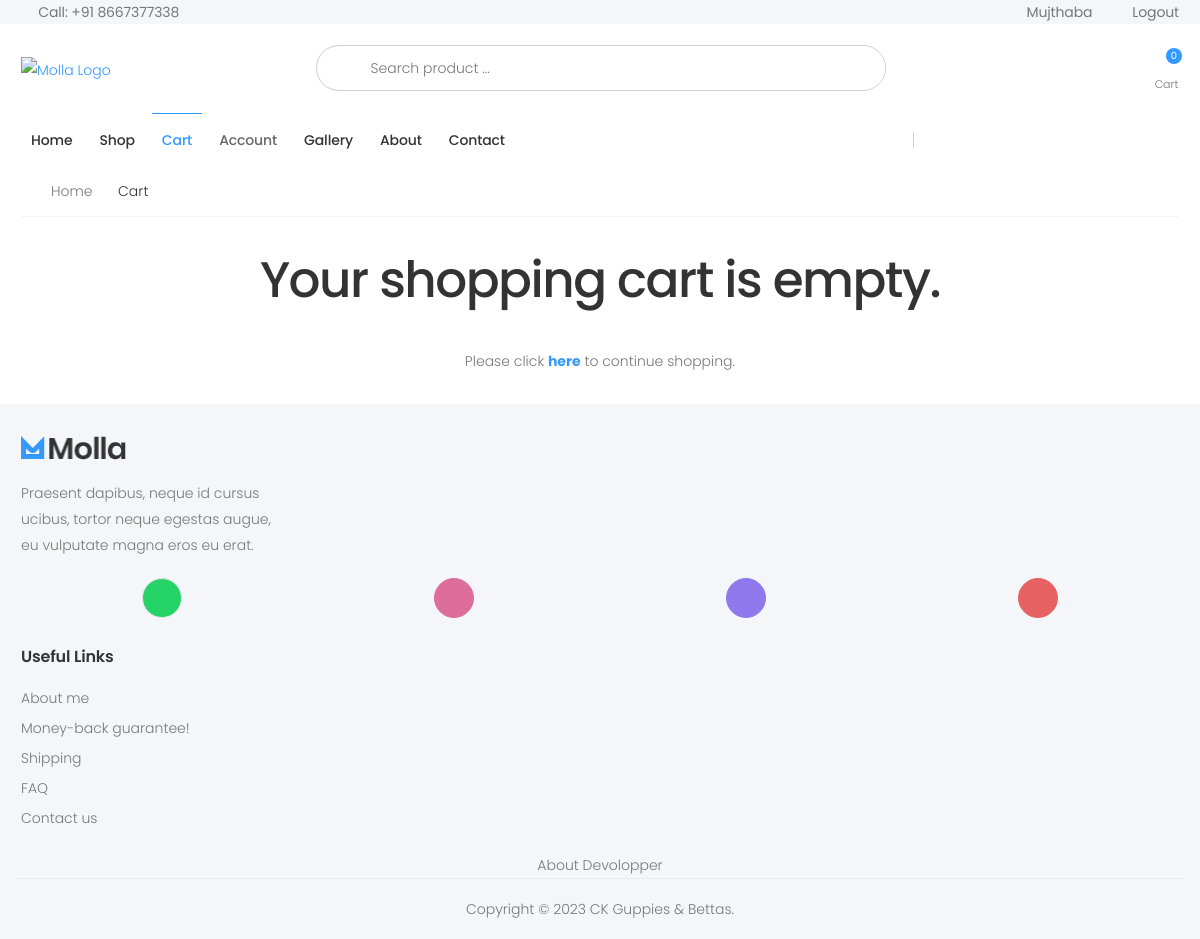
The page /cart/ (signed in) on the database as committed earlier.
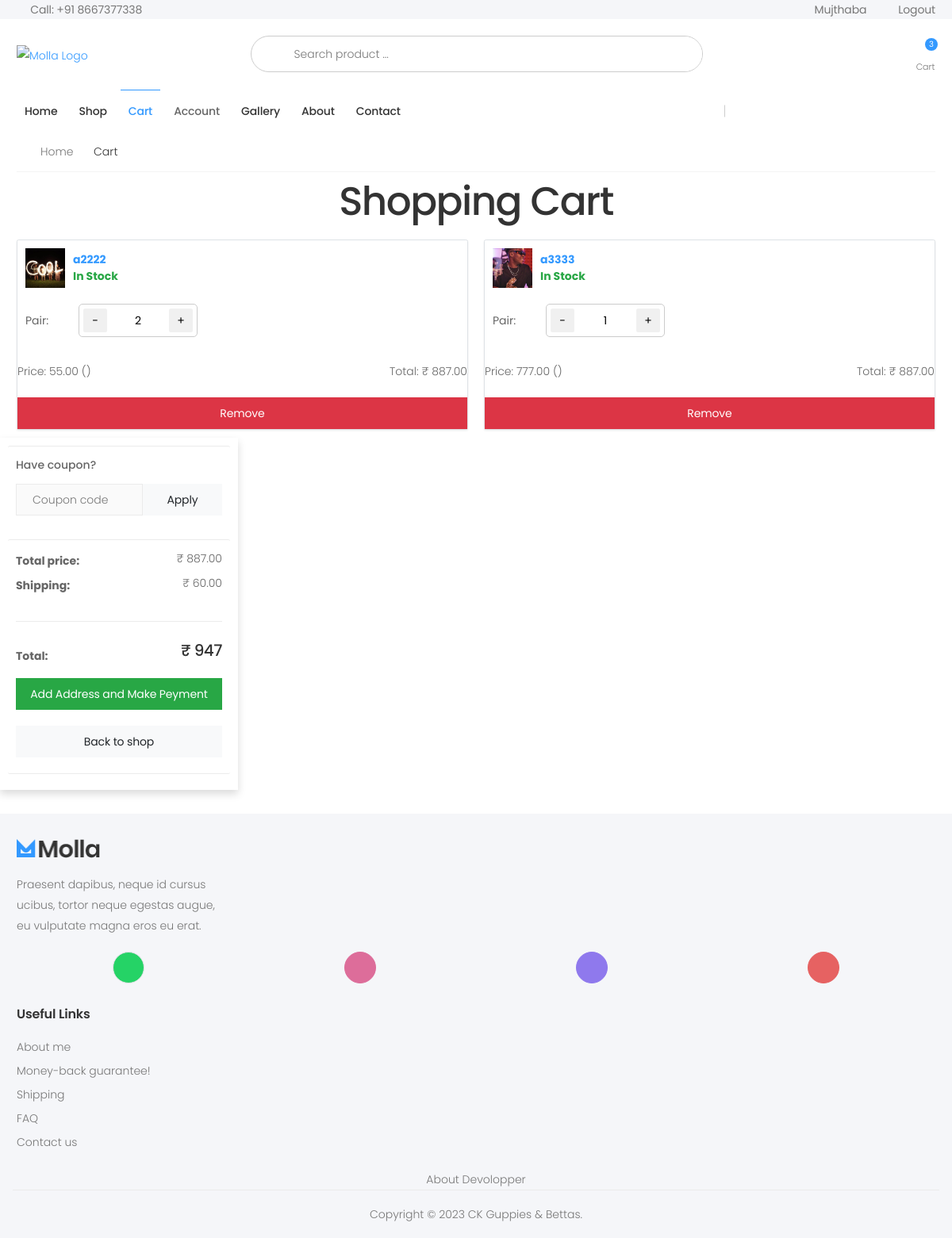
The same page on the database as committed later.
### store/models.py (models this page shows, shortened)
class OrderItem(models.Model):
    product = models.ForeignKey(Product, on_delete=models.SET_NULL, null=True)
    order = models.ForeignKey(Order, on_delete=models.SET_NULL, null=True)
    quantity = models.IntegerField(default=0, null=True, blank=True)
    date_added = models.DateTimeField(auto_now_add=True)
    price_at_purchase = models.DecimalField(max_digits=7, decimal_places=2, null=True, blank=True)
    @property
    def get_total(self):
        if self.price_at_purchase is None:
            self.price_at_purchase = self.product.new_price
        return self.price_at_purchase * self.quantity

class Product(models.Model):
    name = models.CharField(max_length=250, unique=True)
    slug = models.SlugField(max_length=250, unique=True)
    description = models.TextField(blank=True)
    old_price = models.DecimalField(max_digits=7, blank=True, null=True, decimal_places=2)
    new_price = models.DecimalField(max_digits=7, blank=False, decimal_places=2)
    category = models.ForeignKey(Category, on_delete=models.CASCADE)
    image_1 = models.ImageField(upload_to='product')
    image_2 = models.ImageField(upload_to='product', blank=True)
    image_3 = models.ImageField(upload_to='product', blank=True)
    video_url = models.URLField(max_length=200, blank=True)
    stock = models.IntegerField()
    available = models.BooleanField(default=True)
    new = models.BooleanField(default=True)
    created = models.DateTimeField(auto_now_add=True)
    update = models.DateField(auto_now=True)
    def get_url(self):
        return reverse('store_app:proDetail', args=[self.category.slug, self.slug])
    class Meta:
        ordering = ('name',)
        verbose_name = 'product'
        verbose_name_plural = 'products'
    @property
    def imageURL(self):
        try:
            url = self.image_1.url
        except:
            url = ''
        return url

class Order(models.Model):
    STATUS_CHOICES = [
        ('Processing', 'Processing'),
        ('Shipped', 'Shipped'),
        ('Delivered', 'Delivered')
    ]
    customer = models.ForeignKey(Customer, on_delete=models.SET_NULL, null=True, blank=True)
    date_ordered = models.DateTimeField(auto_now_add=True)
    complete = models.BooleanField(default=False)
    transaction_id = models.CharField(max_length=100, null=True)
    status = models.CharField(max_length=20, choices=STATUS_CHOICES, default='Processing')
    processing_time = models.DateTimeField(null=True, blank=True)
    shipped_time = models.DateTimeField(null=True, blank=True)
    delivered_time = models.DateTimeField(null=True, blank=True)
    @property
    def get_cart_total(self):
        orderitems = self.orderitem_set.all()
        total = sum([item.get_total for item in orderitems])
        return total
    @property
    def get_cart_items(self):
        orderitems = self.orderitem_set.all()
        total = sum([item.quantity for item in orderitems])
        return total

### store/views.py (the view)
# urls.py: path('cart/', views.cart, name="cart"),
def cart(request):
    data = cartData(request)
    cartItems = data['cartItems']
    order = data['order']
    items = data['items']
    total_price_difference = data['total_price_difference']
    context = {'items': items, 'order': order, 'cartItems': cartItems, 'total_price_difference': total_price_difference}
    return render(request, 'store/cart.html', context)

### store/templates/store/Cart.html (shortened to what this page needs)
{% extends 'store/Base.html' %}
{% load static %}
{% block content %}
<link rel="stylesheet" href="{% static 'CSS/cart.css' %}">
<div class="container">
	<nav aria-label="breadcrumb" class="breadcrumb-nav mb-1">
		<div class="container-fluid">
			<ol class="breadcrumb">
				<li class="breadcrumb-item"><a href="{% url 'store_app:allProdCat' %}">Home</a></li>
				<li class="breadcrumb-item active" aria-current="page">Cart</li>
			</ol>
		</div>
	</nav>
	{% if not items %}
	<div>
		<div class="text-center mb-3">
			<br>
			<h1>Your shopping cart is empty.</h1>
			<p class="mt-4">Please click <a href="{% url 'store_app:allProdCat' %}"><b>here</b></a> to
				continue shopping.</p>
		</div>
	</div>
	{% else %}
	<div class="text-center mb-2">
		<h1>Shopping Cart</h1>
	</div>
	<div class="row g-3">
		{% for cart_item in items %}
			<div class="col-md-6">
				<div class="card border rounded shadow-sm">
					<div class="card-header m-3">
						<a href="{{cart_item.product.get_url}}">
							<div class="d-flex align-items-center">
								<img src="{{ cart_item.product.imageURL }}" alt="{{ cart_item.product.name }}"
									class="img-fluid" style="width: 50px;">
								<div class="ms-3 ml-3">
									<div>{{ cart_item.product.name }}</div>
									<div
										class="{% if cart_item.product.available and cart_item.product.stock > 0 %} text-success {% endif %}
												{% if not cart_item.product.available or cart_item.product.stock == 0 %} text-muted {% endif %}">
										{% if cart_item.product.available and cart_item.product.stock > 0 %}
										In Stock
										{% else %}
										Out of Stock
										{% endif %}
									</div>
								</div>
							</div>
						</a>
					</div>
					<div class="card-body">
						<div class="d-flex flex-row justify-content-between">
							<div class="details-filter-row details-row-size">
								<label for="qty">Pair:</label>
								<div class="product-details-quantity">
										<div class="cart-item-counter">
											<button data-product="{{cart_item.product.id}}" data-action="remove"
												class="cart-decrement chg-quantity update-cart">-</button>
											<input id="cart-quantity" class="cart-quantity"
												value="{{ cart_item.quantity }}">
											<button data-quntity="{{cart_item.product.stock}}" data-product="{{cart_item.product.id}}" data-action="add"
												class="cart-increment chg-quantity update-cart">+</button>
										</div>
								</div>
							</div>
						</div>
					</div>
					<div class="d-flex flex-row justify-content-between">
						<div>Price: {{ cart_item.product.new_price }} ({{ cart_item.product.price_difference }})
						</div>
						<div>Total: ₹ {{order.get_cart_total|floatformat:2}}</div>
					</div>
					<button type="button" class="btn btn-danger mt-2 update-cart" data-product="{{ cart_item.product.id }}" data-action="remove-all">Remove</button>
				</div>
			</div>
		{% endfor %}
	</div>
</div>
<aside class="col-lg-3 mb-3">
	<div class="card">
		<div class="card-body">
			<form id="couponForm">
				<div class="form-group">
					<label class="form-label">Have coupon?</label>
					<div class="input-group">
						<input type="text" class="form-control pr-2" name="couponCode" placeholder="Coupon code">
						<button type="submit" class="btn btn-light"
							style="max-width: 150px; min-width: 100px;">Apply</button>
					</div>
				</div>
			</form>
		</div>
	</div>
	<div class="card">
		<div class="card-body">
			<dl class="dlist-align">
				<dt>Total price:</dt>
				<dd class="text-end"> ₹ {{order.get_cart_total|floatformat:2}}</dd>
			</dl>
			<dl class="dlist-align">
				<dt>Shipping:</dt>
				<dd class="text-end"> ₹ 60.00 </dd>
			</dl>
			<hr>
			<dl class="dlist-align">
				<dt>Total:</dt>
				<dd class="text-end text-dark h5"> ₹ {{ order.get_cart_total|add:60}} </dd>
			</dl>
			<div class="d-grid gap-2 my-3">
				<a href="{% url 'store_app:checkout' %}" class="btn btn-success w-100 mb-2"> Add Address and Make Peyment </a>
				<a href="/" class="btn btn-light w-100"> Back to shop </a>
			</div>
		</div>
	</div>
</aside>
{% endif %}
</div>
{% endblock %}

### store/templates/store/Base.html (shortened to what this page needs)
{% load static %}
<!DOCTYPE html>
<html lang="en">
<head>
    <link rel="stylesheet" href="{% static 'assets/vendor/line-awesome/line-awesome/line-awesome/css/line-awesome.min.css' %}">
    <link rel="stylesheet" href="{% static 'assets/css/bootstrap.min.css' %}">
    <link rel="stylesheet" href="{% static 'assets/css/plugins/owl-carousel/owl.carousel.css' %}">
    <link rel="stylesheet" href="{% static 'assets/css/plugins/magnific-popup/magnific-popup.css' %}">
    <link rel="stylesheet" href="{% static 'assets/css/plugins/jquery.countdown.css' %}">
    <link rel="stylesheet" href="{% static 'assets/css/style.css' %}">
    <link rel="stylesheet" href="{% static 'assets/css/skins/skin-demo-4.css' %}">
    <link rel="stylesheet" href="{% static 'assets/css/demos/demo-4.css' %}">
    <link rel="stylesheet" href="{% static 'assets/css/style2.css' %}">
</head>
<body>
    <div class="page-wrapper">
        <header class="header header-intro-clearance header-4">
            <div class="header-top">
                <div class="container">
                    <div class="header-left">
                        <a href="tel:#"><i class="icon-phone"></i>Call: +91 8667377338</a>
                    </div>
                    <div class="header-right">
                        <ul class="top-menu">
                            <li>
                                <ul>
									{% if user.is_authenticated %}
									<li><a href="{% url 'store_app:account_info' %}">{{user.username}}</a></li>
									<li><a href="{% url 'auth_app:logout' %}" id="signin-button">Logout</a></li>
									{% else %}
                                    <li><a href="{% url 'auth_app:register' %}" id="signup-button">Sign up</a></li>
                                    <li><a href="{% url 'auth_app:login' %}" id="signin-button">Sign in</a></li>
									{% endif %}
                                </ul>
                            </li>
                        </ul>
                    </div>
                </div>
            </div>
            <div class="header-middle">
                <div class="container">
                    <div class="header-left">
                        <a href="{% url 'store_app:allProdCat' %}" class="logo">
                            <img src="{% static 'assets/images/demos/demo-4/logo 19a.png' %}" alt="Molla Logo" width="180" height="25">
                        </a>
                    </div>
                    <div class="header-center">
                        <div class="header-search header-search-extended header-search-visible d-none d-lg-block">
							<form action="{% url 'search_app:SearchResult' %}" method="get">
                                <div class="header-search-wrapper search-wrapper-wide">
                                    <button class="btn btn-primary" type="submit"><i class="icon-search"></i></button>
                                    <input type="search" class="form-control" name="q" id="q" placeholder="Search product ..." required>
                                </div>
                            </form>
                        </div>
                    </div>
                    <div class="header-right">
                        <div class="dropdown cart-dropdown">
                            <a href="{% url 'store_app:cart' %}" class="dropdown-toggle">
                                <div class="icon">
                                    <i class="icon-shopping-cart"></i>
                                    <span class="cart-count">{{cartItems}}</span>
                                </div>
                                <p>Cart</p>
                            </a>
                        </div>
                    </div>
                </div>
            </div>
            <div class="header-bottom sticky-header">
                <div class="container">
                    <div class="header-center">
                        <nav class="main-nav">
                            <ul class="menu sf-arrows">
                                <li class="megamenu-container {% if request.path == '/' %}active{% endif %}">
                                    <a href="{% url 'store_app:allProdCat' %}">Home</a>
                                </li>
                                <li class="megamenu-container {% if request.path == '/shop/' %}active{% endif %}">
                                    <a href="{% url 'store_app:allProductListing' %}">Shop</a>
                                </li>
                                <li class="{% if request.path == '/cart/' %}active{% endif %}">
                                    <a href="{% url 'store_app:cart' %}">Cart</a>
                                </li>
                                <li class="#">
                                    <a>Account</a>
                                </li>
                                <li class="{% if request.path == '/gallery/' %}active{% endif %}">
                                    <a href="{% url 'store_app:gallery' %}">Gallery</a>
                                </li>
                                <li class="{% if request.path == '/about/' %}active{% endif %}">
                                    <a href="{% url 'store_app:about' %}">About</a>
                                </li>
                                <li class="{% if request.path == '/contact/' %}active{% endif %}">
                                    <a href="{% url 'store_app:contact' %}">Contact</a>
                                </li>
                            </ul>
                        </nav>
                    </div>
                </div>
            </div>
        </header>
        {% block content %}{% endblock %}
        <footer class="footer">
            <div class="footer-middle">
                <div class="container">
                    <div class="row">
                        <div class="col-sm-6 col-lg-3">
                            <div class="widget widget-about">
                                <img src="{% static 'assets/images/demos/demo-4/logo-footer.png' %}" class="footer-logo"
                                    alt="Footer Logo" width="105" height="25">
                                <p>Praesent dapibus, neque id cursus ucibus, tortor neque egestas augue, eu vulputate
                                    magna eros eu erat. </p>
                            </div>
                        </div>
                        <div class="col-md-12">
                            <div class="social-icons social-icons-colored justify-content-around mb-3">
                                <a href="#" class="social-icon social-whatsapp" title="WhatsApp" target="_blank" style="background-color: #25d366;"><i class="icon-whatsapp"></i></a>
                                <a href="#" class="social-icon social-instagram" title="Instagram" target="_blank"><i class="icon-instagram"></i></a>
                                <a href="#" class="social-icon social-facebook" title="Facebook" target="_blank"><i class="icon-facebook-f"></i></a>
                                <a href="#" class="social-icon social-youtube" title="Youtube" target="_blank"><i class="icon-youtube"></i></a>
                            </div>
                        </div>
                        <div class="col-sm-6 col-lg-3">
                            <div class="widget">
                                <h4 class="widget-title">Useful Links</h4>
                                <ul class="widget-list">
                                    <li><a href="#">About me</a></li>
                                    <li><a href="#">Money-back guarantee!</a></li>
                                    <li><a href="{% url 'store_app:allProductListing' %}">Shipping</a></li>
                                    <li><a href="{% url 'store_app:faq' %}">FAQ</a></li>
                                    <li><a href="{% url 'store_app:about' %}">Contact us</a></li>
                                </ul>
                            </div>
                        </div>
                    </div>
                </div>
            </div>
            <div>
                <a href="{% url 'store_app:devolopper' %}">
                    <p class="footer-copyright text-center">About Devolopper</p>
                </a>
            </div>
            <div class="footer-bottom">
                <div class="container">
                    <p class="footer-copyright text-center">Copyright © 2023 CK Guppies & Bettas.</p>
                </div>
            </div>
        </footer>
    </div>
</body>
</html>

Rows that differ between the two databases and show on the page:
added OrderItem: product.imageURL (picture), product.name "a2222", shows "In Stock", quantity "2", product.new_price "55.00"
now on this page (row unchanged): Order: get_cart_total "887.00", get_cart_total|add "947"
added OrderItem: product.imageURL (picture), product.name "a3333", shows "In Stock", quantity "1", product.new_price "777.00"
Other text that changed with them:
{{ cartItems }}: "0" → "3"
text no longer shown: "Your shopping cart is empty. Please click here to continue shopping."
text now shown: "Shopping Cart Have coupon? Apply Total price: ₹ Shipping: ₹ 60.00 Total: ₹ Add Address and Make Peyment Back to shop"
